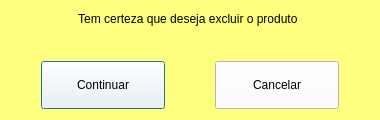
<?xml version="1.0" encoding="UTF-8"?>
<ui version="4.0">
 <class>Dialog</class>
 <widget class="QDialog" name="Dialog">
  <property name="geometry">
   <rect>
    <x>0</x>
    <y>0</y>
    <width>380</width>
    <height>120</height>
   </rect>
  </property>
  <property name="minimumSize">
   <size>
    <width>380</width>
    <height>120</height>
   </size>
  </property>
  <property name="maximumSize">
   <size>
    <width>16777215</width>
    <height>120</height>
   </size>
  </property>
  <property name="windowTitle">
   <string>Excluir</string>
  </property>
  <property name="styleSheet">
   <string notr="true">background-color: rgb(255, 255, 127);</string>
  </property>
  <layout class="QVBoxLayout" name="verticalLayout" stretch="10,10,30">
   <item>
    <layout class="QFormLayout" name="formLayout">
     <property name="labelAlignment">
      <set>Qt::AlignCenter</set>
     </property>
     <property name="formAlignment">
      <set>Qt::AlignCenter</set>
     </property>
     <property name="horizontalSpacing">
      <number>0</number>
     </property>
     <property name="verticalSpacing">
      <number>0</number>
     </property>
     <item row="0" column="0">
      <widget class="QLabel" name="label">
       <property name="sizePolicy">
        <sizepolicy hsizetype="Preferred" vsizetype="Preferred">
         <horstretch>0</horstretch>
         <verstretch>0</verstretch>
        </sizepolicy>
       </property>
       <property name="styleSheet">
        <string notr="true">font: 75 12pt &quot;Verdana&quot;;</string>
       </property>
       <property name="text">
        <string>Tem certeza que deseja excluir o produto </string>
       </property>
       <property name="alignment">
        <set>Qt::AlignCenter</set>
       </property>
      </widget>
     </item>
    </layout>
   </item>
   <item>
    <layout class="QGridLayout" name="nomeLayout">
     <item row="0" column="0">
      <widget class="QLabel" name="lblItem">
       <property name="font">
        <font>
         <family>Verdana</family>
         <pointsize>14</pointsize>
         <weight>75</weight>
         <bold>true</bold>
        </font>
       </property>
       <property name="text">
        <string/>
       </property>
       <property name="alignment">
        <set>Qt::AlignCenter</set>
       </property>
      </widget>
     </item>
    </layout>
   </item>
   <item>
    <layout class="QHBoxLayout" name="horizontalLayout_2" stretch="10,10">
     <property name="spacing">
      <number>50</number>
     </property>
     <property name="leftMargin">
      <number>30</number>
     </property>
     <property name="rightMargin">
      <number>30</number>
     </property>
     <item>
      <widget class="QPushButton" name="btnSimExcluir">
       <property name="sizePolicy">
        <sizepolicy hsizetype="Preferred" vsizetype="Preferred">
         <horstretch>0</horstretch>
         <verstretch>0</verstretch>
        </sizepolicy>
       </property>
       <property name="styleSheet">
        <string notr="true">background-color: rgb(255, 255, 255);</string>
       </property>
       <property name="text">
        <string>Continuar</string>
       </property>
      </widget>
     </item>
     <item>
      <widget class="QPushButton" name="btnNaoExcluir">
       <property name="sizePolicy">
        <sizepolicy hsizetype="Preferred" vsizetype="Preferred">
         <horstretch>0</horstretch>
         <verstretch>0</verstretch>
        </sizepolicy>
       </property>
       <property name="styleSheet">
        <string notr="true">background-color: rgb(255, 255, 255);</string>
       </property>
       <property name="text">
        <string>Cancelar</string>
       </property>
      </widget>
     </item>
    </layout>
   </item>
  </layout>
 </widget>
 <resources/>
 <connections/>
</ui>
